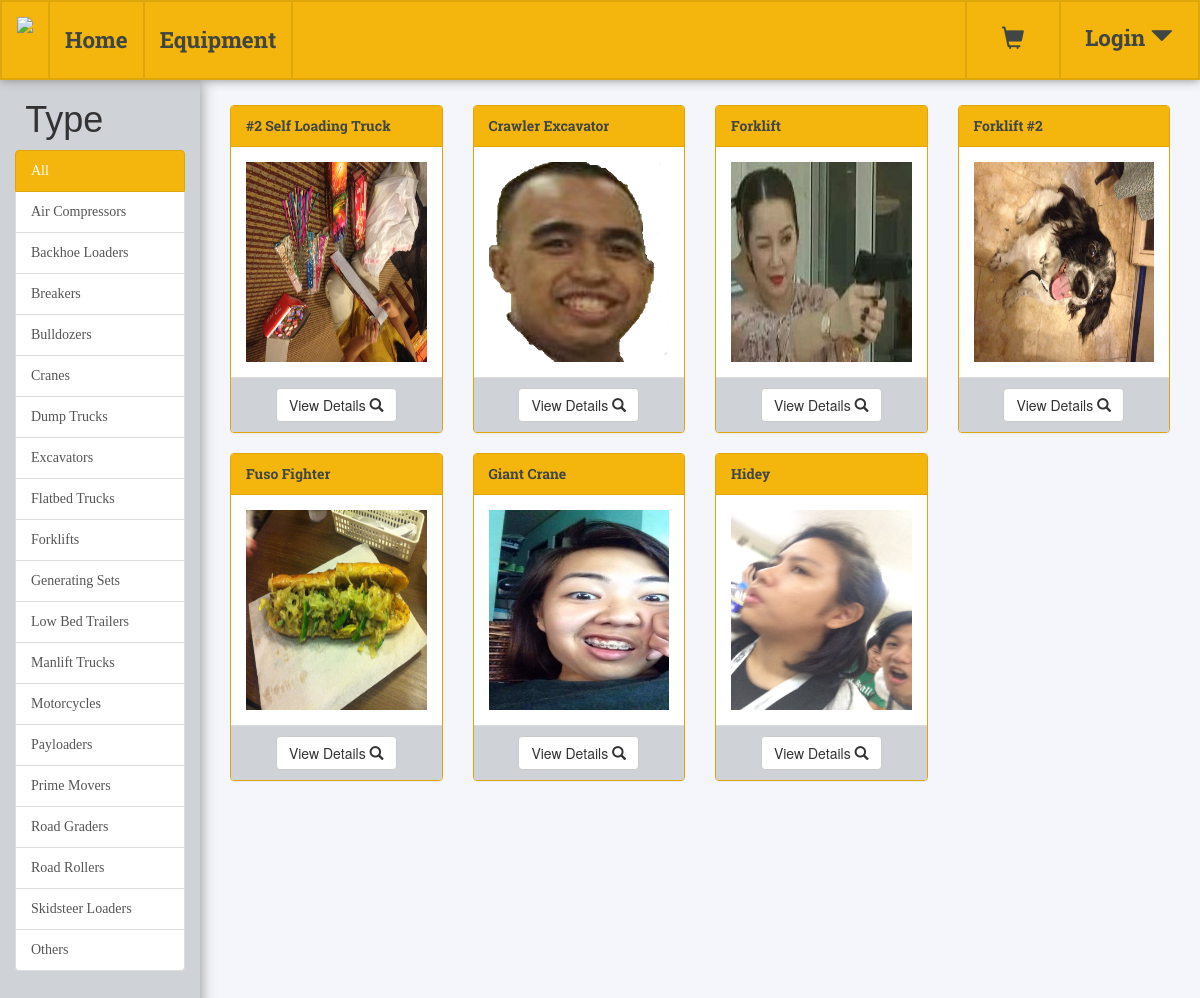
/equipment/, run on an earlier commit of the app's database.
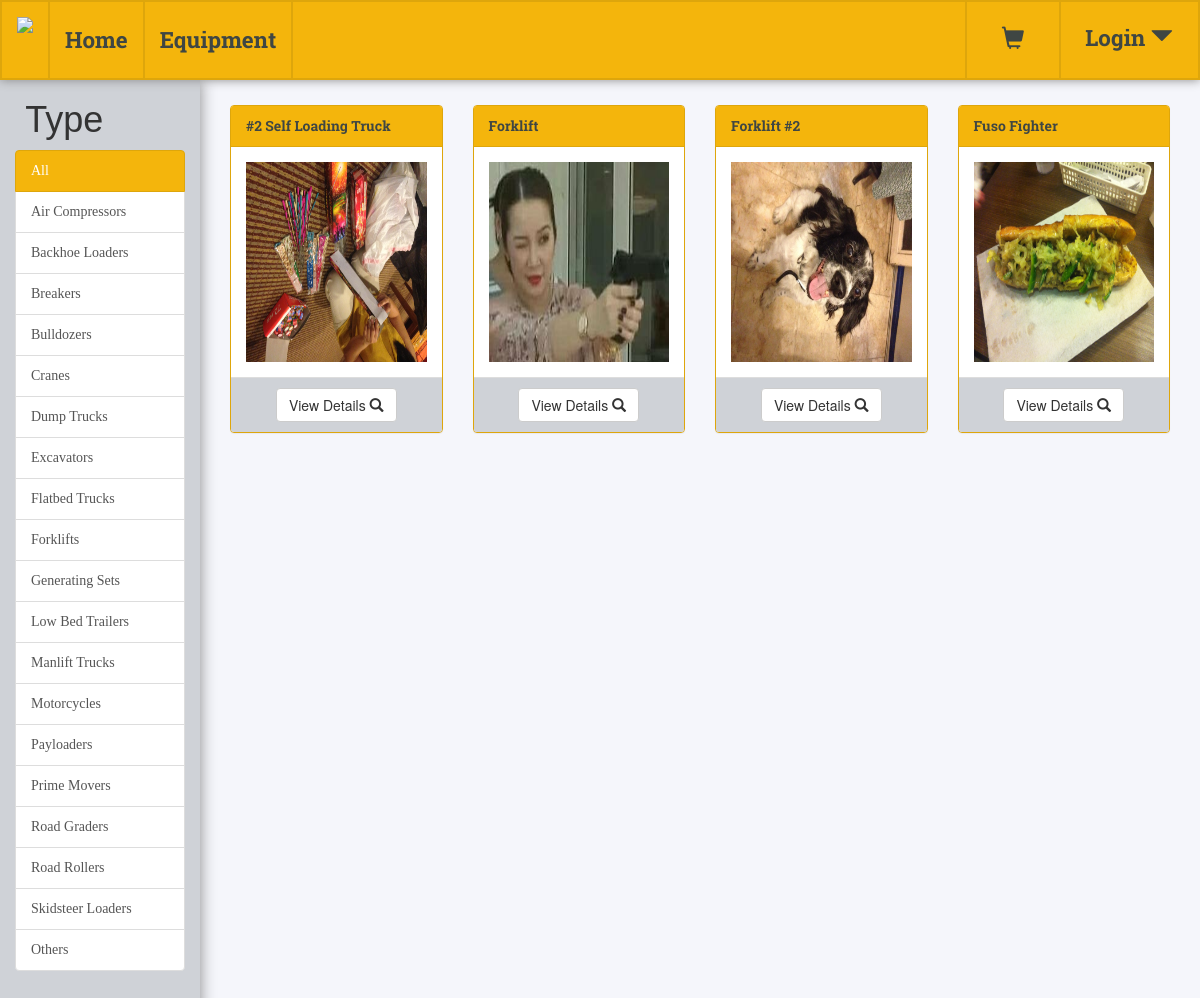
And on a later commit of the database.
### equipment/models.py (models this page shows, shortened)
class Equipment(models.Model):
    brand = models.CharField(max_length=20)
    name = models.CharField(max_length=50)
    acquisition_cost = models.DecimalField(max_digits=12, decimal_places=2)
    acquisition_date = models.DateField()
    details = models.CharField(max_length=2000)
    TYPE_CODES = (
        ('AC', 'Air Compressor'),
        ('BL', 'Backhoe Loader'),
        ('BR', 'Breaker'),
        ('BD', 'Bulldozer'),
        ('CR', 'Crane'),
        ('DT', 'Dump Truck'),
        ('EX', 'Excavator'),
        ('FT', 'Flatbed Truck'),
        ('FL', 'Forklifts'),
        ('GS', 'Genarating Set'),
        ('LB', 'Low Bed Trailer'),
        ('MT', 'Manlift Truck'),
        ('MC', 'Motorcycle'),
        ('PL', 'Payloader'),
        ('PM', 'Prime Mover'),
        ('RG', 'Road Grader'),
        ('RR', 'Road Roller'),
        ('SL', 'Skidsteer Loader'),
        ('OT', 'Other'),
    )
    type = models.CharField(max_length=2, choices=TYPE_CODES)
    STATUS_CODES = (
        ('IE', 'In Engagement'),
        ('AV', 'Available'),
        ('UM', 'Under Maintenance'),
        ('US', 'Unserviceable'))
    status = models.CharField(max_length=2, choices=STATUS_CODES)
    hourly_service_rate = models.DecimalField(max_digits=12, decimal_places=2)
    image = models.ImageField(upload_to="equipmentimages", default='../media/equipmentimages/defaultequipment.png')

### equipment/views.py (the view)
def equipment_index(request):
    list_of_equipment = Equipment.objects.order_by('name')
    return render(request, 'equipments.html', {'equipment': list_of_equipment})

### rental/templatetags/templatetags.py (called while the page is built)
@register.inclusion_tag('cart.html')
def get_cart(request):
    cart = request.session.get('cart', [])
    equipment = Equipment.objects.filter(id__in=cart)
    return {'cart': equipment}

### equipment/templates/equipments.html (shortened to what this page needs)
<!DOCTYPE html>
<html lang="en">
<head>
    {% load staticfiles %}
    {% load humanize %}
    {% load templatetags %}
    <link rel="stylesheet" href="https://maxcdn.bootstrapcdn.com/bootstrap/3.3.7/css/bootstrap.min.css">
    <link rel="stylesheet"
          href="https://cdnjs.cloudflare.com/ajax/libs/bootstrap-datepicker/1.7.1/css/bootstrap-datepicker.css">
    <link rel="stylesheet"
          href="https://cdnjs.cloudflare.com/ajax/libs/bootstrap-datepicker/1.7.1/css/bootstrap-datepicker.min.css">
    <link rel="stylesheet" href="{% static 'css/global.css' %}">
	<link rel="stylesheet" href="{% static 'css/equipment.css'%}">
</head>
<body>
    <nav class="navbar navbar-fixed-top">
        <div class="container-fluid">
            <div class="navbar-header">
                <a class="navbar-brand" href="/">
                    <img style="height: 250%" src="{% static 'images/bormaheco.png' %}">
                </a>
            </div>
            <ul class="nav navbar-nav">
                <li><a href="{% url 'mainpage' %}" id="navlink">Home</a></li>
                <li><a href="{% url 'equipment:mainpage' %}" id="navlink">Equipment</a></li>
            </ul>
            <ul class="nav navbar-nav navbar-right">
                {% if request.user.is_superuser == False %}
                    <li>
                        <div class="dropdown">
                            <a id="cart" type="button" data-toggle="dropdown">
                                <span class="glyphicon glyphicon-shopping-cart"></span></a>
                        </div>
                    </li>
                {% endif %}
                {% if request.user.is_authenticated %}
                    <li>
                        <div class="dropdown">
                            <a class="dropdown-toggle" id="userbutton" type="button" data-toggle="dropdown">
                                {{ request.user.username }}
                                <span id="arrow" class="glyphicon glyphicon-triangle-bottom"></span>
                            </a>
                            <ul class="dropdown-menu">
                                {% if request.user.is_superuser %}
                                    <li><a href="{% url 'admin:index' %}">Admin Page</a></li>
                                {% endif %}
                                <li><a href="{% url 'logout' %}">Logout</a></li>
                            </ul>
                        </div></li>
                {% else %}
                    <li>
                        <div class="dropdown" id="logindiv">
                            <a class="dropdown-toggle" id="userbutton" type="button" data-toggle="dropdown">
                                Login
                                <span id="arrow" class="glyphicon glyphicon-triangle-bottom"></span>
                            </a>
                        </div></li>
                {% endif %}
            </ul>
        </div>
    </nav>
    <div class="row" id="pagebody">
        <div class="container-fluid">
            <div class="col-md-2" id="div2">
                <h1 id="filterheader">Type</h1>
                    <div class="list-group">
                        <a href="{% url 'equipment:filterequipment' types='AL' %}" class="list-group-item {% if types == 'AL'%}
                        active
                        {% elif types == null %}
                        active
                        {% endif %}">All</a>
                        <a href="{% url 'equipment:filterequipment' types='AC' %}" class="list-group-item ">Air Compressors</a>
                        <a href="{% url 'equipment:filterequipment' types='BL' %}" class="list-group-item ">Backhoe Loaders</a>
                        <a href="{% url 'equipment:filterequipment' types='BR' %}" class="list-group-item ">Breakers</a>
                        <a href="{% url 'equipment:filterequipment' types='BD' %}" class="list-group-item ">Bulldozers</a>
                        <a href="{% url 'equipment:filterequipment' types='CR' %}" class="list-group-item ">Cranes</a>
                        <a href="{% url 'equipment:filterequipment' types='DT' %}" class="list-group-item ">Dump Trucks</a>
                        <a href="{% url 'equipment:filterequipment' types='EX' %}" class="list-group-item ">Excavators</a>
                        <a href="{% url 'equipment:filterequipment' types='FT' %}" class="list-group-item ">Flatbed Trucks</a>
                        <a href="{% url 'equipment:filterequipment' types='FL' %}" class="list-group-item ">Forklifts</a>
                        <a href="{% url 'equipment:filterequipment' types='GS' %}" class="list-group-item ">Generating Sets</a>
                        <a href="{% url 'equipment:filterequipment' types='LB' %}" class="list-group-item ">Low Bed Trailers</a>
                        <a href="{% url 'equipment:filterequipment' types='MT' %}" class="list-group-item ">Manlift Trucks</a>
                        <a href="{% url 'equipment:filterequipment' types='MC' %}" class="list-group-item ">Motorcycles</a>
                        <a href="{% url 'equipment:filterequipment' types='PL' %}" class="list-group-item ">Payloaders</a>
                        <a href="{% url 'equipment:filterequipment' types='PM' %}" class="list-group-item ">Prime Movers</a>
                        <a href="{% url 'equipment:filterequipment' types='RG' %}" class="list-group-item ">Road Graders</a>
                        <a href="{% url 'equipment:filterequipment' types='RR' %}" class="list-group-item ">Road Rollers</a>
                        <a href="{% url 'equipment:filterequipment' types='SL' %}" class="list-group-item ">Skidsteer Loaders</a>
                        <a href="{% url 'equipment:filterequipment' types='OT' %}" class="list-group-item ">Others</a>
                    </div>
            </div>
            <div class="col-md-10" id="div3">
            {% if equipment.count == 0 %}
                <h1 class="text-center">No Results!</h1>
            {% else %}
                {% for unit in equipment %}
                    <div class="col-md-3">
                        <div class="panel panel-primary" id="equipment{{ unit.id }}">
                            <div class="panel-heading">{{ unit.name }}</div>
                            <div class="panel-body">
                                <div class="thumbnail">
                                    <img src="{% static unit.image.url %}" class="img-responsive"
                                 style="width:100%" alt="Image"></div>
                                </div>
                            <div class="panel-footer text-center"><button type="button" data-toggle="modal"
                                                                          data-target="#modal{{ unit.id }}"
                                                                          class="btn btn-default">View Details
                                <span class="glyphicon glyphicon-search">
                            </span></button></div>
                        </div>
                    </div>
                {% endfor %}
            {% endif %}
            </div>
        </div>
    </div>
</body>
</html>

### rental/templates/cart.html (shortened to what this page needs)
{% load static %}

### static/css/global.css (style rules this page uses)
body { margin: 0; background-color: #f5f6fb; }
nav.navbar-fixed-top { background-color: #F4B50C; height: 80px; box-shadow: 0 0 10px #888888; border: 2px; border-color: #DEA60C; border-style: solid; }
.navbar-nav > li > a#navlink { font-family: fontOne, serif; padding-top: 28px; padding-bottom: 28px; border-style: solid; border-width: 0 2px 0 2px; margin-right: -2px; border-color:#DEA60C; color: #3f4643; font-size: 1.6em; }
.dropdown { padding: 20px 0 24px 0; border-left-style: solid; border-color: #DEA60C; border-width: 2px; }
.navbar-nav > li > .dropdown > a#userbutton { color: #3F4643; padding: 21px 25px 24px 24px;; font-size: 1.6em; font-family: fontOne, serif; border-left-color: #DEA60C; text-decoration: none; }
.navbar-nav > li > .dropdown > a#cart { cursor: pointer; padding: 27px 35px; font-size: 1.6em; color: #3F4643; }

### static/css/equipment.css (style rules this page uses)
body { overflow-x: hidden; height: 100% }
html { height: 100% }
.container-fluid { height: 100% }
#pagebody { margin-top: 80px }
#div2 { background-color: #cfd2d7; height: 100%; font-family: fontThree, serif; box-shadow: 0 0 15px #888888; padding-bottom: 45px; }
#div2 h1 { padding-left: 6%; margin-bottom: 10px; font-family: fontThree, sans-serif; }
.panel-primary > .panel-heading, .panel-primary, .modal-header { border-color: #DEA60C; }
.panel-primary > .panel-heading, .modal-header { border-radius: 2.5px 2.5px 0 0; font-family: fontOne, serif; color: #3F4643; background-color: #F4B50C; }
.panel-primary > .panel-footer { background-color: #CFD2D7; }
.thumbnail { padding: 0; margin-bottom: 0; border: 0; }
.col-md-10 { margin-top: 25px; }
.thumbnail img { height: 200px; }
.list-group-item.active, .list-group-item.active:focus, .list-group-item.active:hover { background-color: #F4B50C; border-color: #DEA60C; }

What changed in the data, as far as the page shows it:
removed Equipment: name "Crawler Excavator", image (picture)
removed Equipment: name "Giant Crane", image (picture)
removed Equipment: name "Hidey", image (picture)
